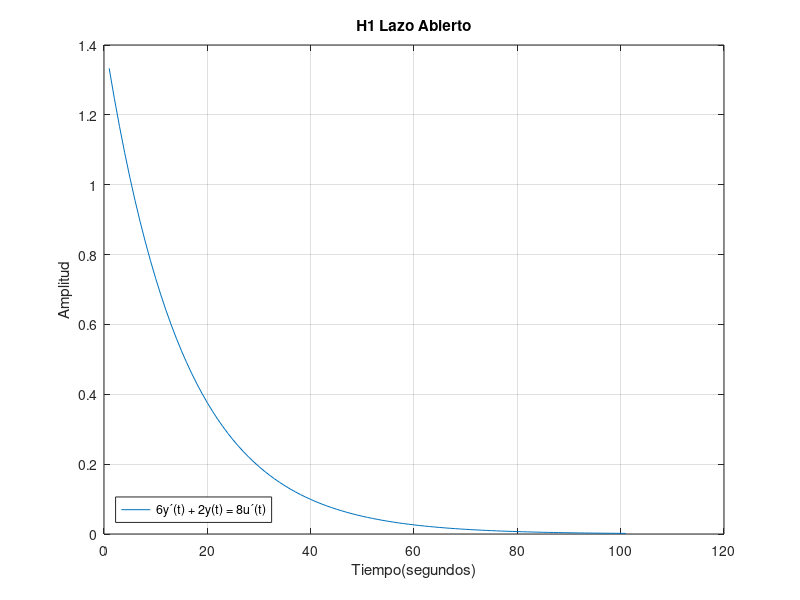
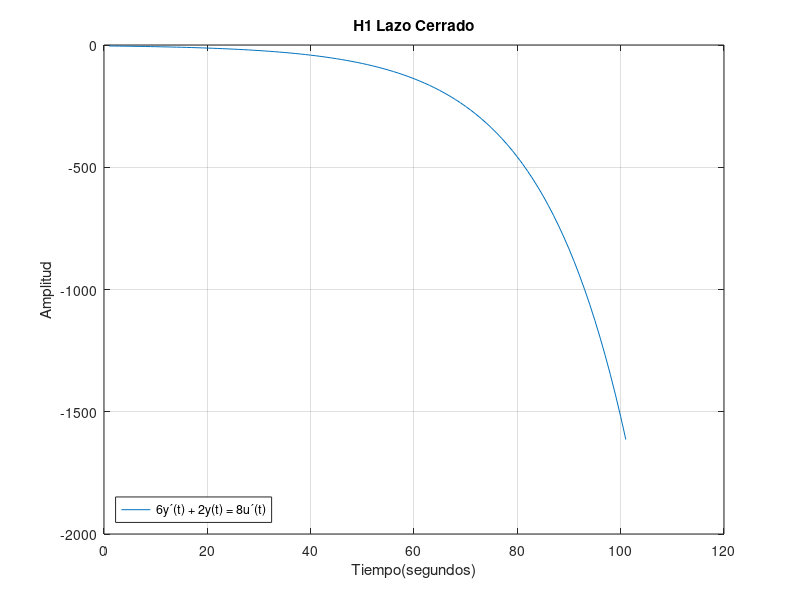
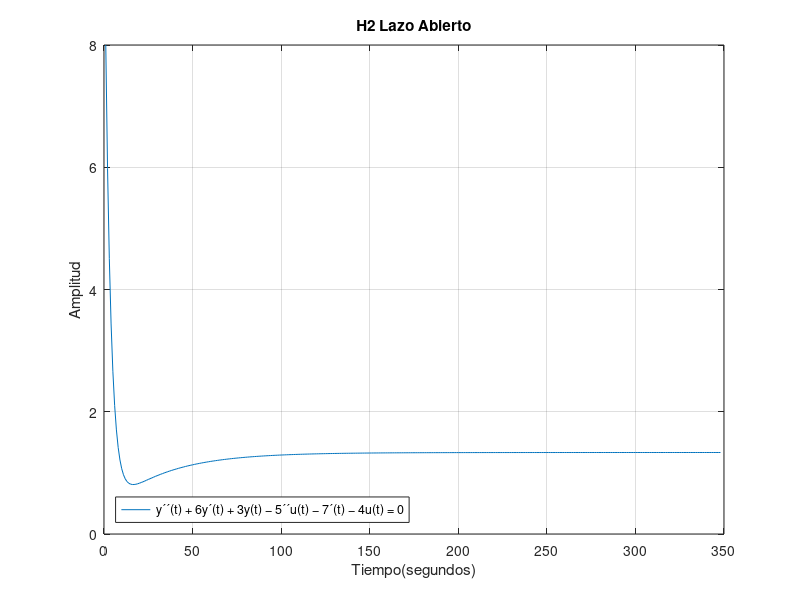
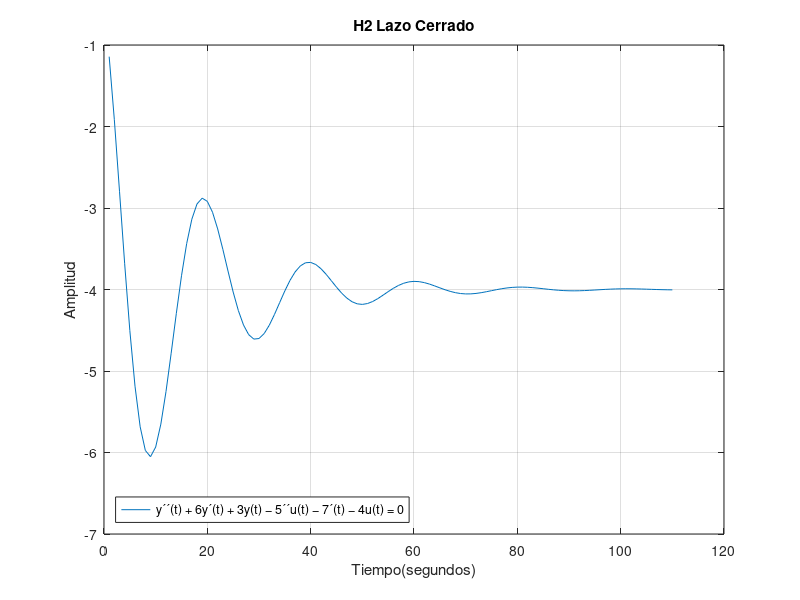

Write the MATLAB code that produced these figures, in order.
%%%% PRIMERA PARTE %%%%


%%% Primera funcion %%%

%Definicion de la funcion
s = tf ('s');
H1 = (8*s)/(6*s + 2);

% Lazo abierto 
figure
plot(step(H1));
title('H1 Lazo Abierto');
xlabel('Tiempo(segundos)');
ylabel('Amplitud');
legend('6y´(t) + 2y(t) = 8u´(t)','Location','southwest')
grid on


% Lazo cerrado
H1_cerrado = feedback(H1,-1);
figure
plot(step(H1_cerrado));
title('H1 Lazo Cerrado');
xlabel('Tiempo(segundos)');
ylabel('Amplitud');
legend('6y´(t) + 2y(t) = 8u´(t)','Location','southwest')
grid on


%%% Segunda funcion %%%

%Definicion de la funcion
H2 = (8*(s^2) + 7*s + 4)/((s^2) + 6*s + 3);

% Lazo abierto 
figure
plot(step(H2));
title('H2 Lazo Abierto');
xlabel('Tiempo(segundos)');
ylabel('Amplitud');
legend('y´´(t) + 6y´(t) + 3y(t) − 5´´u(t) − 7´(t) − 4u(t) = 0','Location','southwest')
grid on

% Lazo cerrado
H2_cerrado = feedback(H2,-1);
figure
plot(step(H2_cerrado));
title('H2 Lazo Cerrado');
xlabel('Tiempo(segundos)');
ylabel('Amplitud');
legend('y´´(t) + 6y´(t) + 3y(t) − 5´´u(t) − 7´(t) − 4u(t) = 0','Location','southwest')
grid on




